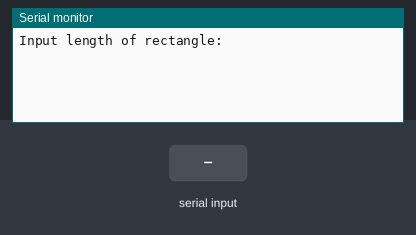
This sketch was run on a simulated Arduino Uno, built with avr-gcc and run on an emulated ATmega328P. Shown: the last lines printed to the serial monitor. Inputs (shaded band) come from the test bench.

Above: at 1.2 s.
1.3 s: "90,45\n" received over Serial
At 1.9 s:
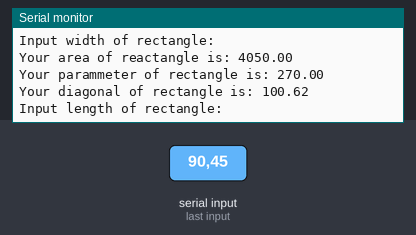
2.8 s: "30,150\n" received over Serial
At 4.2 s:
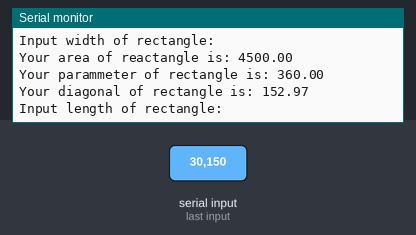

Measured:
- after the input at 1.3 s, the serial monitor: prints a new line at once (image 1)
- after the input at 2.8 s, the serial monitor: prints a new line at once (image 2)

The sketch:

lesson-40.5-usinglocalvariableswithparameters.ino
```cpp
void setup() {
  // put your setup code here, to run once:
  Serial.begin(115200);
}

void loop() {
  // put your main code here, to run repeatedly:
  float length;
  float width;
  float area;
  float parameter;
  float diagonal;
  Serial.println("Input length of rectangle: ");
  while (Serial.available() == 0) {

  }
  length = Serial.parseFloat();
  clearSerial();
  Serial.println("Input width of rectangle: ");
  while(Serial.available() == 0) {

  }
  width = Serial.parseFloat();
  clearSerial();
  findArea(length,width,area);
  Serial.println("Your area of reactangle is: "+String(area));
  findParameter(length,width,parameter);
  Serial.println("Your parammeter of rectangle is: "+String(parameter));
  findDiagonal(length,width,diagonal);
  Serial.println("Your diagonal of rectangle is: "+String(diagonal));
  Serial.println();
}

void clearSerial() {
  while(Serial.available()) {
    Serial.read();
  }
}

void findArea(float l,float w,float &a) {
  a = l*w;
}

void findParameter(float l,float w,float &p) {
  p = 2*l + 2*w;
}

void findDiagonal(float l,float w,float &d) {
  d = sqrt(l*l+w*w);
}
```
